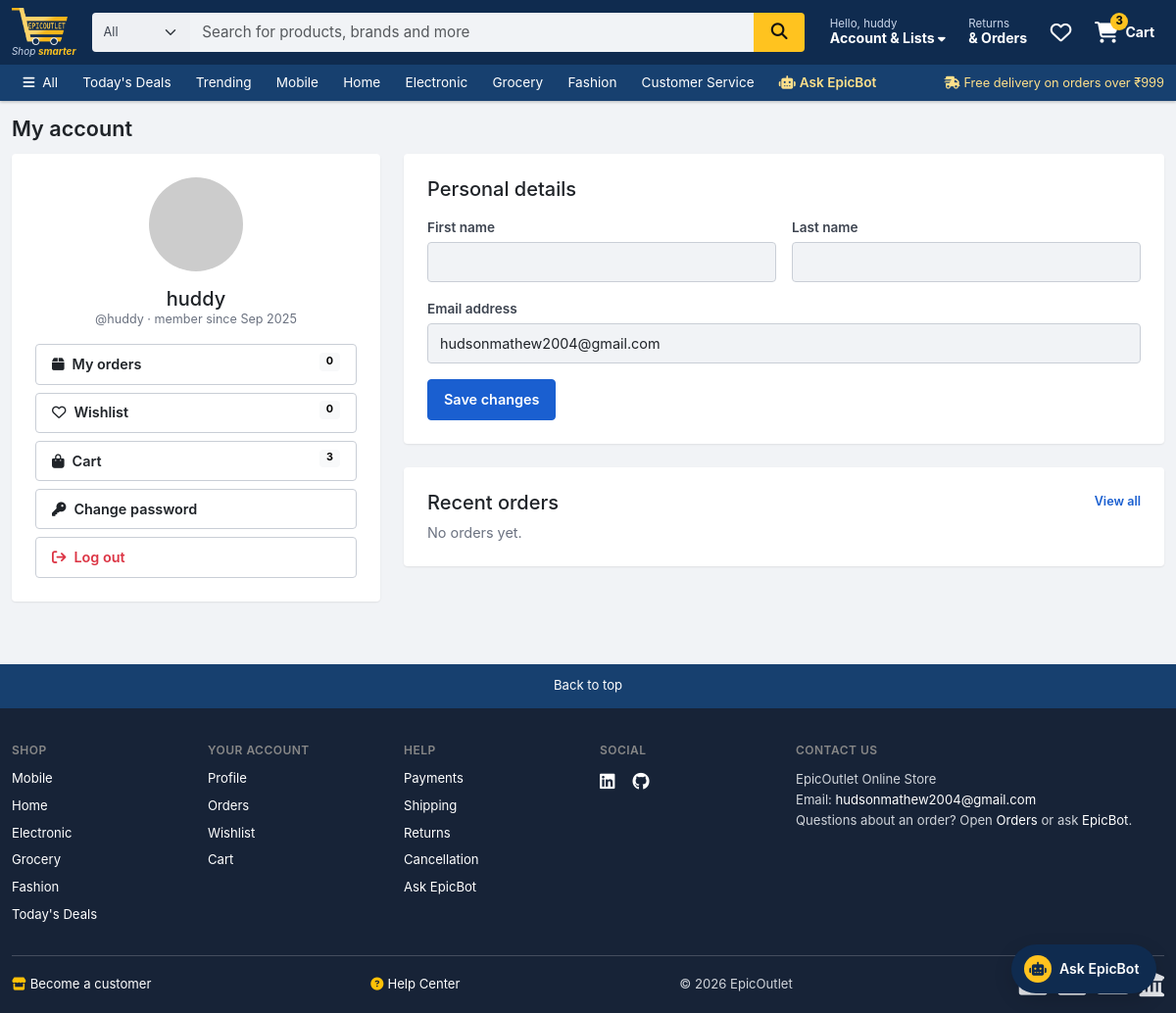
The app's page /profile (signed in) with its own data.
### shop/models.py (models this page shows, shortened)
class Catagory(models.Model):
    name = models.CharField(max_length=150, null=False, blank=False, unique=True)
    image = CloudinaryField('image', folder='Epicoutlte/catagory/')
    description = models.TextField(max_length=500, null=False, blank=False)
    status = models.BooleanField(default=False, help_text="0-show, 1-Hidden")
    Created_at = models.DateTimeField(auto_now_add=True)
    order = models.PositiveIntegerField(default=0)
    objects = VisibleQuerySet.as_manager()
    class Meta:
        ordering = ['order']
        verbose_name = 'Category'
        verbose_name_plural = 'Categories'
    def get_absolute_url(self):
        return reverse('collection_view', args=[self.name])

### shop/views.py (the view)
# urls.py: path('profile', views.profile, name='profile'),
@login_required
def profile(request):
    form = ProfileForm(request.POST or None, instance=request.user)
    if request.method == 'POST' and form.is_valid():
        form.save()
        messages.success(request, 'Profile updated.')
        return redirect('profile')
    recent_orders = Order.objects.filter(user=request.user).prefetch_related('items')[:3]
    return render(request, 'shop/profile.html', {
        'form': form,
        'profile_url': get_ava_url(request.user.email, size=200),
        'recent_orders': recent_orders,
        'order_count': Order.objects.filter(user=request.user).count(),
    })

### shop/form.py (shortened to what this page needs)
class ProfileForm(forms.ModelForm):
    class Meta:
        model = User
        fields = ['first_name', 'last_name', 'email']
        widgets = {
            'first_name': forms.TextInput(attrs={'class': 'form-control', 'autocomplete': 'given-name'}),
            'last_name': forms.TextInput(attrs={'class': 'form-control', 'autocomplete': 'family-name'}),
            'email': forms.EmailInput(attrs={'class': 'form-control', 'autocomplete': 'email'}),
        }

### shop/context_processors.py (called while the page is built)
def store(request):
    context = {
        'SITE_NAME': settings.SITE_NAME,
        'nav_categories': visible_categories(),
        'cart_count': 0,
        'wishlist_count': 0,
        'wishlist_ids': set(),
    }
    user = getattr(request, 'user', None)
    if user is not None and user.is_authenticated:
        context['cart_count'] = cart.objects.filter(user=user).count()
        wishlist_ids = set(fav.objects.filter(user=user).values_list('product_id', flat=True))
        context['wishlist_ids'] = wishlist_ids
        context['wishlist_count'] = len(wishlist_ids)
    return context

### shop/models.py (called while the page is built)
def get_ava_url(email, size=100):
    emai= (email or '').strip().lower().encode('utf-8')
    hash = hashlib.md5(emai).hexdigest()
    return f"https://www.gravatar.com/avatar/{hash}?s={size}&d=identicon"

    def visible(self):
        return self.filter(status=False)

### shop/services.py (called while the page is built)
def visible_categories():
    categories = cache.get(CATEGORY_CACHE_KEY)
    if categories is None:
        categories = list(Catagory.objects.visible())
        cache.set(CATEGORY_CACHE_KEY, categories, 300)
    return categories

### shop/templates/shop/profile.html (shortened to what this page needs)
{% extends "shop/layouts/main.html" %}
{% load shop_extras %}
{% block content %}
<div class="container">
  <header class="page-head"><h1>My account</h1></header>
  <div class="row g-4">
    <div class="col-lg-4">
      <div class="surface p-4 text-center">
        <img src="{{ profile_url }}" alt="" class="rounded-circle mb-3" width="96" height="96">
        <h2 class="h5 mb-0">{{ request.user.get_full_name|default:request.user.username }}</h2>
        <p class="text-muted-2 small">@{{ request.user.username }} · member since {{ request.user.date_joined|date:"M Y" }}</p>
        <div class="d-grid gap-2">
          <a href="{% url 'orders' %}" class="btn btn-ghost text-start"><i class="fa-solid fa-box me-2" aria-hidden="true"></i>My orders <span class="badge text-bg-light float-end">{{ order_count }}</span></a>
          <a href="{% url 'fav_page' %}" class="btn btn-ghost text-start"><i class="fa-regular fa-heart me-2" aria-hidden="true"></i>Wishlist <span class="badge text-bg-light float-end">{{ wishlist_count }}</span></a>
          <a href="{% url 'cart' %}" class="btn btn-ghost text-start"><i class="fa-solid fa-bag-shopping me-2" aria-hidden="true"></i>Cart <span class="badge text-bg-light float-end">{{ cart_count }}</span></a>
          <a href="{% url 'password_change' %}" class="btn btn-ghost text-start"><i class="fa-solid fa-key me-2" aria-hidden="true"></i>Change password</a>
          <form method="post" action="{% url 'logout' %}">{% csrf_token %}
            <button type="submit" class="btn btn-ghost text-danger w-100 text-start"><i class="fa-solid fa-arrow-right-from-bracket me-2" aria-hidden="true"></i>Log out</button>
          </form>
        </div>
      </div>
    </div>
    <div class="col-lg-8">
      <section class="surface p-4 mb-4" aria-labelledby="details-title">
        <h2 id="details-title" class="h5 mb-3">Personal details</h2>
        <form method="post" novalidate>
          <div class="row g-3">
            {% for field in form %}
            <div class="{% if field.name == 'email' %}col-12{% else %}col-md-6{% endif %}">
              <label class="form-label" for="{{ field.id_for_label }}">{{ field.label }}</label>
              {{ field }}
            </div>
            {% endfor %}
          </div>
          <button type="submit" class="btn btn-primary mt-3">Save changes</button>
        </form>
      </section>
      <section class="surface overflow-hidden" aria-labelledby="recent-title">
        <div class="d-flex justify-content-between align-items-center p-4 pb-2">
          <h2 id="recent-title" class="h5 mb-0">Recent orders</h2>
          <a href="{% url 'orders' %}" class="fw-semibold small">View all</a>
        </div>
        {% for order in recent_orders %}
        <a href="{{ order.get_absolute_url }}" class="order-row">
          <div><div class="fw-bold">{{ order.order_number }}</div><div class="small text-muted-2">{{ order.created_at|date:"d M Y" }}</div></div>
          <div class="small text-muted-2 hide-sm">{{ order.item_count }} item{{ order.item_count|pluralize }}</div>
          <div class="hide-sm"><span class="status-pill status-{{ order.status }}">{{ order.get_status_display }}</span></div>
          <div class="fw-bold text-end">₹{{ order.total|inr }}</div>
        </a>
        {% empty %}
        <p class="text-muted-2 px-4 pb-4 mb-0">No orders yet.</p>
        {% endfor %}
      </section>
    </div>
  </div>
</div>
{% endblock content %}

### shop/templates/shop/layouts/main.html (shortened to what this page needs)
{% load static %}<!doctype html>
<html lang="en">
  <head>
    <link href="https://cdn.jsdelivr.net/npm/bootstrap@5.3.8/dist/css/bootstrap.min.css" rel="stylesheet">
    <link href="https://cdnjs.cloudflare.com/ajax/libs/font-awesome/6.5.1/css/all.min.css" rel="stylesheet">
    <link rel="stylesheet" href="{% static 'css/style.css' %}">
  </head>
  <body id="top">
    {% include "shop/inc/navbar.html" %}
    <main id="main" tabindex="-1" class="{% block main_class %}{% endblock %}">
      {% block content %}{% endblock content %}
    </main>
    {% include "shop/inc/footer.html" %}
    {% block chat_fab %}
    <a href="{% url 'chat' %}" class="chat-fab" aria-label="Open the EpicBot shopping assistant">
      <i class="fa-solid fa-robot" aria-hidden="true"></i><span>Ask EpicBot</span>
    </a>
    {% endblock %}
  </body>
</html>

### shop/templates/shop/inc/navbar.html (shortened to what this page needs)
{% load static %}
{% with url_name=request.resolver_match.url_name %}
<header class="site-header">
  <div class="container">
    <div class="header-main">
      <a class="brand" href="{% url 'home' %}" aria-label="EpicOutlet home">
        <img src="{% static 'images/logo-header.png' %}" alt="EpicOutlet" width="58" height="38">
        <small>Shop <b>smarter</b></small>
      </a>
      <form class="header-search" role="search" action="{% url 'home' %}" method="get" data-suggest>
        <select id="searchCategory" name="category" class="form-select search-cat">
          <option value="">All</option>
        </select>
        <input id="navSearch" class="form-control" type="search" name="search" placeholder="Search for products, brands and more" value="{{ request.GET.search|default:'' }}" autocomplete="off" aria-autocomplete="list" aria-controls="searchSuggest">
        <button class="search-btn" type="submit" aria-label="Search"><i class="fa-solid fa-magnifying-glass" aria-hidden="true"></i></button>
      </form>
      <nav class="header-links" aria-label="Account and cart">
        <div class="dropdown">
          <button class="hlink" data-bs-toggle="dropdown" aria-expanded="false">
            <span>
              <span class="l1">Hello, {% if request.user.is_authenticated %}{{ request.user.first_name|default:request.user.username|truncatechars:14 }}{% else %}sign in{% endif %}</span>
              <span class="l2 hide-mobile">Account &amp; Lists <i class="fa-solid fa-caret-down small" aria-hidden="true"></i></span>
            </span>
          </button>
        </div>
        <a class="hlink hide-mobile" href="{% url 'orders' %}">
          <span><span class="l1">Returns</span><span class="l2">&amp; Orders</span></span>
        </a>
        <a class="hlink" href="{% url 'fav_page' %}" aria-label="Wishlist, {{ wishlist_count }} items">
          <span class="ico"><i class="fa-regular fa-heart" aria-hidden="true"></i><i class="cart-count" data-wishlist-count data-count="{{ wishlist_count }}">{% if wishlist_count %}{{ wishlist_count }}{% endif %}</i></span>
        </a>
        <a class="hlink" href="{% url 'cart' %}" aria-label="Cart, {{ cart_count }} items">
          <span class="ico"><i class="fa-solid fa-cart-shopping" aria-hidden="true"></i><i class="cart-count" data-cart-count data-count="{{ cart_count }}">{% if cart_count %}{{ cart_count }}{% endif %}</i></span>
          <span class="l2 hide-mobile">Cart</span>
        </a>
      </nav>
    </div>
  </div>
  <nav class="header-nav" aria-label="Departments">
    <div class="container inner">
      <a href="{% url 'collection' %}" class="{% if url_name == 'collection' %}active{% endif %}"><i class="fa-solid fa-bars me-1" aria-hidden="true"></i> All</a>
      <a href="{% url 'home' %}?sort=discount" class="{% if request.GET.sort == 'discount' %}active{% endif %}">Today's Deals</a>
      <a href="{% url 'home' %}?trending=1" class="{% if request.GET.trending == '1' %}active{% endif %}">Trending</a>
      {% for cat in nav_categories %}
      <a href="{{ cat.get_absolute_url }}" class="{% if url_name == 'collection_view' and request.resolver_match.kwargs.name == cat.name %}active{% endif %}">{{ cat.name }}</a>
      {% endfor %}
      <a href="{% url 'help' %}" class="{% if url_name == 'help' %}active{% endif %}">Customer Service</a>
      <a href="{% url 'chat' %}" class="ai-link {% if url_name == 'chat' %}active{% endif %}"><i class="fa-solid fa-robot me-1" aria-hidden="true"></i>Ask EpicBot</a>
      <span class="nav-note hide-mobile"><i class="fa-solid fa-truck-fast me-1" aria-hidden="true"></i>Free delivery on orders over ₹999</span>
    </div>
  </nav>
</header>
{% endwith %}

### shop/templates/shop/inc/footer.html (shortened to what this page needs)
{% load static %}
<a href="#top" class="back-to-top">Back to top</a>
<footer class="eo-footer">
  <div class="container">
    <div class="row g-4">
      <div class="col-6 col-md-3 col-lg-2">
        <h2>Shop</h2>
        <ul class="list-unstyled d-grid gap-2 mb-0">
          {% for cat in nav_categories|slice:":6" %}
          <li><a href="{{ cat.get_absolute_url }}">{{ cat.name }}</a></li>
          {% endfor %}
          <li><a href="{% url 'home' %}?sort=discount">Today's Deals</a></li>
        </ul>
      </div>
      <div class="col-6 col-md-3 col-lg-2">
        <h2>Your account</h2>
        <ul class="list-unstyled d-grid gap-2 mb-0">
          <li><a href="{% url 'profile' %}">Profile</a></li>
          <li><a href="{% url 'orders' %}">Orders</a></li>
          <li><a href="{% url 'fav_page' %}">Wishlist</a></li>
          <li><a href="{% url 'cart' %}">Cart</a></li>
        </ul>
      </div>
      <div class="col-6 col-md-3 col-lg-2">
        <h2>Help</h2>
        <ul class="list-unstyled d-grid gap-2 mb-0">
          <li><a href="{% url 'help' %}#payments">Payments</a></li>
          <li><a href="{% url 'help' %}#shipping">Shipping</a></li>
          <li><a href="{% url 'help' %}#returns">Returns</a></li>
          <li><a href="{% url 'help' %}#cancellation">Cancellation</a></li>
          <li><a href="{% url 'chat' %}">Ask EpicBot</a></li>
        </ul>
      </div>
      <div class="col-6 col-md-3 col-lg-2">
        <h2>Social</h2>
        <div class="social">
          <a href="https://www.linkedin.com/in/hudson-mathew-J" aria-label="LinkedIn" rel="noopener" target="_blank"><i class="fa-brands fa-linkedin" aria-hidden="true"></i></a>
          <a href="https://github.com/Hudsonmathew1910" aria-label="GitHub" rel="noopener" target="_blank"><i class="fa-brands fa-github" aria-hidden="true"></i></a>
        </div>
      </div>
      <div class="col-md-12 col-lg-4">
        <h2>Contact us</h2>
        <p class="contact mb-0">
          EpicOutlet Online Store<br>
          Email: <a href="mailto:hudsonmathew2004@gmail.com">hudsonmathew2004@gmail.com</a><br>
          Questions about an order? Open <a href="{% url 'orders' %}">Orders</a> or ask <a href="{% url 'chat' %}">EpicBot</a>.
        </p>
      </div>
    </div>
    <div class="footer-bottom">
      <span><a href="{% url 'register' %}"><i class="fa-solid fa-store me-1 text-warning" aria-hidden="true"></i>Become a customer</a></span>
      <span><a href="{% url 'help' %}"><i class="fa-solid fa-circle-question me-1 text-warning" aria-hidden="true"></i>Help Center</a></span>
      <span>&copy; {% now "Y" %} EpicOutlet</span>
      <span class="pay" aria-label="Accepted payment methods: Visa, Mastercard, RuPay cards, UPI, netbanking">
        <span class="upi">UPI</span>
        <i class="fa-solid fa-building-columns" aria-hidden="true" title="Netbanking"></i>
      </span>
    </div>
  </div>
</footer>

### records on screen
Catagory: name "Mobile"
Catagory: name "Home"
Catagory: name "Electronic"
Catagory: name "Grocery"
Catagory: name "Fashion"

### other values on screen
{{ request.user.first_name|default:request.user.username|truncatechars:14 }} "huddy"
{{ cart_count }} "3"
{{ request.user.get_full_name|default:request.user.username }} "huddy"
{{ request.user.username }} "huddy"
{{ request.user.date_joined|date:"M Y" }} "Sep 2025"
{{ order_count }} "0"
{{ wishlist_count }} "0"
{{ field.label }} "First name" "Last name" "Email address"
